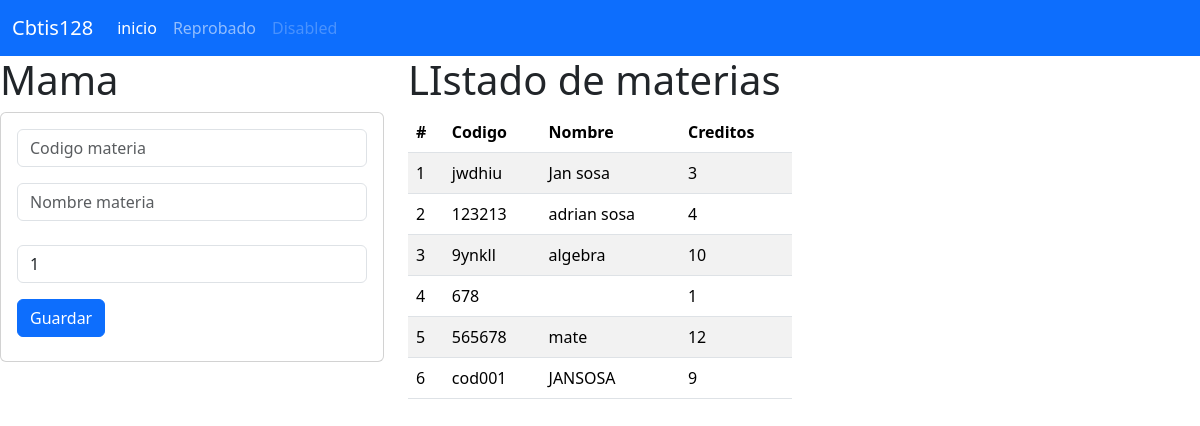
The page / on the database its author committed.
### materia_app/models.py (models this page shows, shortened)
class Materia(models.Model):
    codigo=models.CharField(primary_key=True,max_length=6)
    nombre=models.CharField(max_length=100)
    creditos=models.PositiveBigIntegerField()

### materia_app/views.py (the view)
# urls.py: path("", views.inicio_vista, name="inicio_vista"),
def inicio_vista(request):
    lasmaterias=Materia.objects.all()
    return render(request,"gestionarMateria.html",{"mismaterias":lasmaterias})

### materia_app/templates/gestionarMateria.html
{% extends "base.html" %}
{% block cuerpo %}
<div class="row" >
    <div class="col-sm-12 col-md-4 col-lg-4 col-xl-4">
        <h1>Mama</h1>
        <div class="card">
            <div class="card-body">
                <form action="/registrarMateria/" method="POST" > {% csrf_token %}
                  <div class="form-roup">
                    <input type="text" id="txtcodigo" name="txtcodigo" class="form-control"
                    placeholder="Codigo materia" minlenght="6" maxlenght="6" reqired>
                  </div>
                  <div class="form-roup py-3">
                    <input type="text" id="txtnombre" name="txtnombre" class="form-control"
                    placeholder="Nombre materia"  maxlenght="100" reqired>
                </div>
                <div class="form-roup py-2">
                    <input type="text" id="numcreditos" name="numcreditos" class="form-control"
                    value="1" min="1" max="9" reqired>
                </div>
                <div class="form-roup py-2">
                    <button type="submit" class="btn btn-primary">Guardar</button>
                </div>
                  </form>
            </div>
          </div>
</div>
<div class="col-sm-12 col-md-4 col-lg-4 col-xl-4">
    <h1>LIstado de materias</h1>
    <div class="Table responsive">
        <table class="table table-striped">
            <thead>
              <tr>
                <th scope="col">#</th>
                <th scope="col">Codigo</th>
                <th scope="col">Nombre</th>
                <th scope="col">Creditos</th>
              </tr>
            </thead>
            <tbody>
                {% for  a in mismaterias %}
                <tr>
                    <td> {{forloop.counter}} </td>
                    <td> {{a.codigo}} </td>
                    <td> {{a.nombre}} </td>
                    <td> {{a.creditos}} </td>
                </tr>
                {% endfor %}
            </tbody>
    {% endblock %}

### materia_app/templates/base.html (shortened to what this page needs)
<!doctype html>
<html lang="en">
  <head>
    <link href="https://cdn.jsdelivr.net/npm/bootstrap@5.3.3/dist/css/bootstrap.min.css" rel="stylesheet">
  </head>
  <body>
    <nav class="navbar navbar-expand-lg bg-primary" data-bs-theme="dark">
      <div class="container-fluid">
        <a class="navbar-brand" href="#">Cbtis128</a>
        <div class="collapse navbar-collapse" id="navbarNav">
          <ul class="navbar-nav">
            <li class="nav-item">
              <a class="nav-link active" aria-current="page" href="#">inicio</a>
            </li>
            <li class="nav-item">
              <a class="nav-link" href="#">Reprobado</a>
            </li>
            <li class="nav-item">
              <a class="nav-link disabled" aria-disabled="true">Disabled</a>
            </li>
          </ul>
        </div>
      </div>
    </nav>
    {% block cuerpo %}
    {% endblock %}
  </body>
</html>

### rows shown on the page
Materia: codigo "jwdhiu", nombre "Jan sosa", creditos "3"
Materia: codigo "123213", nombre "adrian sosa", creditos "4"
Materia: codigo "9ynkll", nombre "algebra", creditos "10"
Materia: codigo "678", creditos "1"
Materia: codigo "565678", nombre "mate", creditos "12"
Materia: codigo "cod001", nombre "JANSOSA", creditos "9"
